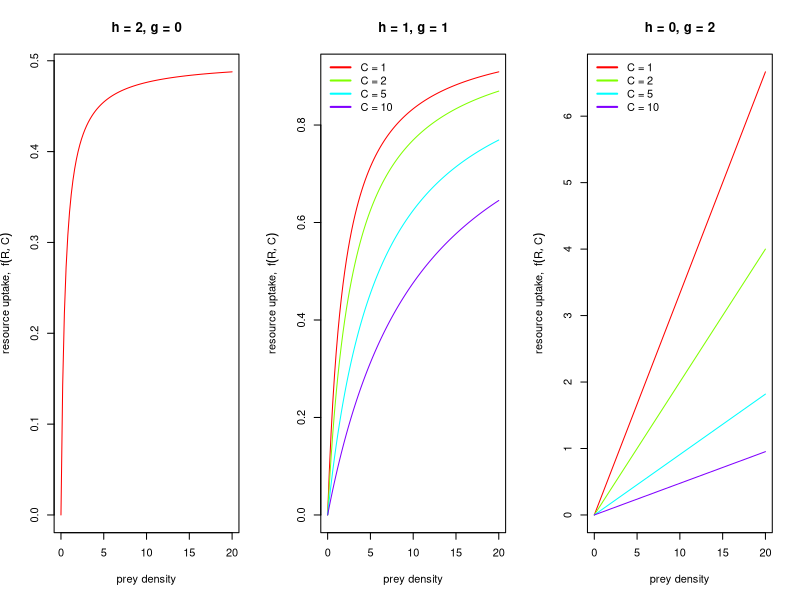

This figure's R source:
## ---- chunk 1
knitr::opts_chunk$set(echo = TRUE)
## ---- chunk 2
Beddington <- function(a, h, g, R, C){
  (a * R)/(1 + a * h * R + a * g * C)
}

par(mfrow = c(1, 3))

colors <- rainbow(1)
curve(Beddington(a = 1, h = 2, g = 0, x, C = 1), from = 0, to = 20, xlab = "prey density", ylab = expression("resource uptake, " ~f(R, C)), col = colors[1])
title(main = "h = 2, g = 0") # only handling time, as in Rosenzweig-MacArthur

colors <- rainbow(4)
curve(Beddington(a = 1, h = 1, g = 1, x, C = 1), from = 0, to = 20, xlab = "prey density", ylab = expression("resource uptake, " ~f(R, C)), col = colors[1])
curve(Beddington(a = 1, h = 1, g = 1, x, C = 2), from = 0, to = 20, add = TRUE, col = colors[2])
curve(Beddington(a = 1, h = 1, g = 1, x, C = 5), from = 0, to = 20, add = TRUE, col = colors[3])
curve(Beddington(a = 1, h = 1, g = 1, x, C = 10), from = 0, to = 20, add = TRUE, col = colors[4])
title(main = "h = 1, g = 1") # handling time and interference competition

legend("topleft", legend = c("C = 1", "C = 2", "C = 5", "C = 10"), col = colors, lty = 1, lwd = 2, bty = "n")

colors <- rainbow(4)
curve(Beddington(a = 1, h = 0, g = 2, x, C = 1), from = 0, to = 20, xlab = "prey density", ylab = expression("resource uptake, " ~f(R, C)), col = colors[1])
curve(Beddington(a = 1, h = 0, g = 2, x, C = 2), from = 0, to = 20, add = TRUE, col = colors[2])
curve(Beddington(a = 1, h = 0, g = 2, x, C = 5), from = 0, to = 20, add = TRUE, col = colors[3])
curve(Beddington(a = 1, h = 0, g = 2, x, C = 10), from = 0, to = 20, add = TRUE, col = colors[4])
title(main = "h = 0, g = 2") # only interference competition

legend("topleft", legend = c("C = 1", "C = 2", "C = 5", "C = 10"), col = colors, lty = 1, lwd = 2, bty = "n")
